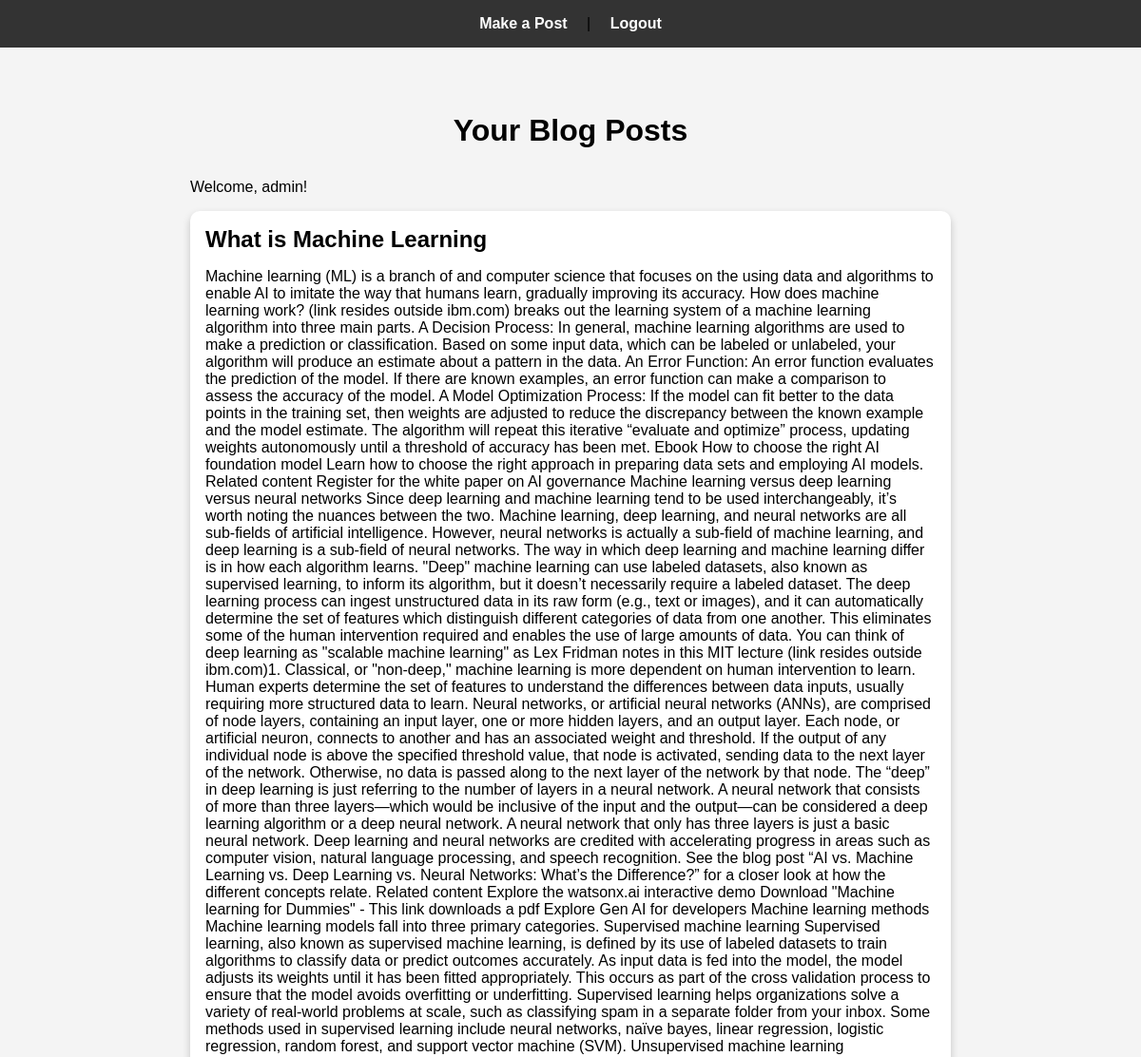
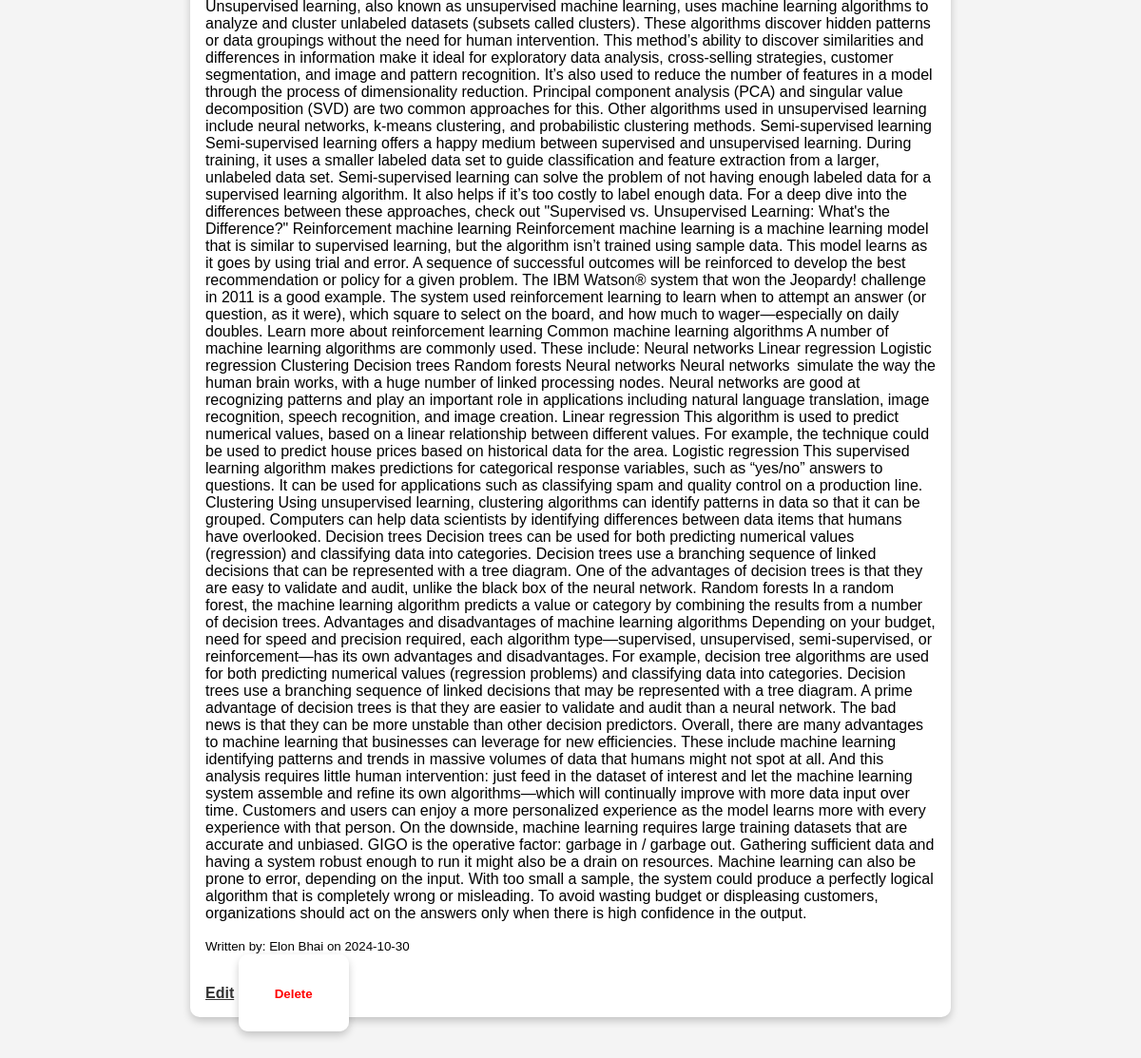
The page /dashboard (signed in) on the database its author committed (2 pictures, top to bottom).
### app.py (models this page shows, shortened)
class User(UserMixin, db.Model):
    id = db.Column(db.Integer, primary_key=True)
    username = db.Column(db.String(100), nullable=False, unique=True)
    password = db.Column(db.String(100), nullable=False)

class Blog(db.Model):
    id = db.Column(db.Integer, primary_key=True)
    title = db.Column(db.String(100), nullable=False)
    author = db.Column(db.String(20))
    post_date = db.Column(db.DateTime, default=datetime.now())
    content = db.Column(db.Text, nullable=False)

### app.py (the view)
@app.route('/dashboard')
@login_required
def dashboard():
     posts = Blog.query.all()  # Fetch all posts
     return render_template('dashboard.html', posts=posts)

### app.py (called while the page is built)
@login_manager.user_loader
def load_user(user_id):
    return User.query.get(int(user_id))

### templates/dashboard.html (shortened to what this page needs)
<!DOCTYPE html>
<html lang="en">
<head>
    <link rel="stylesheet" href="{{ url_for('static', filename='style.css') }}">
</head>
<body>
    <nav>
        <a href="{{ url_for('create_post') }}">Make a Post</a> |
        <a href="{{ url_for('logout') }}">Logout</a>
    </nav>
    <div class="dashboard-container">
        <h1>Your Blog Posts</h1>
        <p>Welcome, {{ current_user.username }}!</p>
        <ul>
            {% for post in posts %}
                <li>
                    <h2>{{ post.title }}</h2>
                    <p>{{ post.content }}</p>
                    <p><small>Written by: {{ post.author }} on {{ post.post_date.strftime('%Y-%m-%d') }}</small></p>
                    <a href="{{ url_for('update_post', post_id=post.id) }}">Edit</a>
                    <form action="{{ url_for('delete_post', post_id=post.id) }}" method="POST" style="display:inline;">
                        <button type="submit">Delete</button>
                    </form>
                </li>
            {% endfor %}
        </ul>
    </div>
</body>
</html>

### static/style.css (style rules this page uses)
body { font-family: Arial, sans-serif; margin: 0; padding: 0; background: #f4f4f4; }
nav { background-color: #333; padding: 1rem; text-align: center; }
nav a { color: white; margin: 0 1rem; text-decoration: none; font-weight: bold; }
form { max-width: 400px; margin: 2rem auto; padding: 2rem; background-color: white; border-radius: 10px; box-shadow: 0 4px 8px rgba(0, 0, 0, 0.2); }
.dashboard-container { max-width: 800px; margin: 2rem auto; padding: 1rem; }
.dashboard-container h1 { text-align: center; margin-bottom: 2rem; }
.dashboard-container ul { list-style: none; padding: 0; }
.dashboard-container li { background-color: white; border-radius: 10px; padding: 1rem; margin-bottom: 1rem; box-shadow: 0 4px 8px rgba(0, 0, 0, 0.2); }
.dashboard-container h2 { margin: 0; }
.dashboard-container a, .dashboard-container button { margin-top: 1rem; display: inline-block; color: #333; font-weight: bold; }
.dashboard-container button { background: none; border: none; color: red; cursor: pointer; }

### rows shown on the page
User: username "admin"
Blog: title "What is Machine Learning", content "Machine learning (ML) is a branch of and computer science that focuses on the using data and algorithms to enable AI to imitate the way that humans learn, gradually improving its accuracy. How does machine learning work? (link resides outside ibm.com) breaks out the learning system of a machine learning algorithm into three main parts. A Decision Process: In general, machine learning algorithms are used to make a prediction or classification. Based on some input data, which can be labeled or unlabeled, your algorithm will produce an estimate about a pattern in the data. An Error Function: An error function evaluates the prediction of the model. If there are known examples, an error function…", author "Elon Bhai", post_date "2024-10-30"
